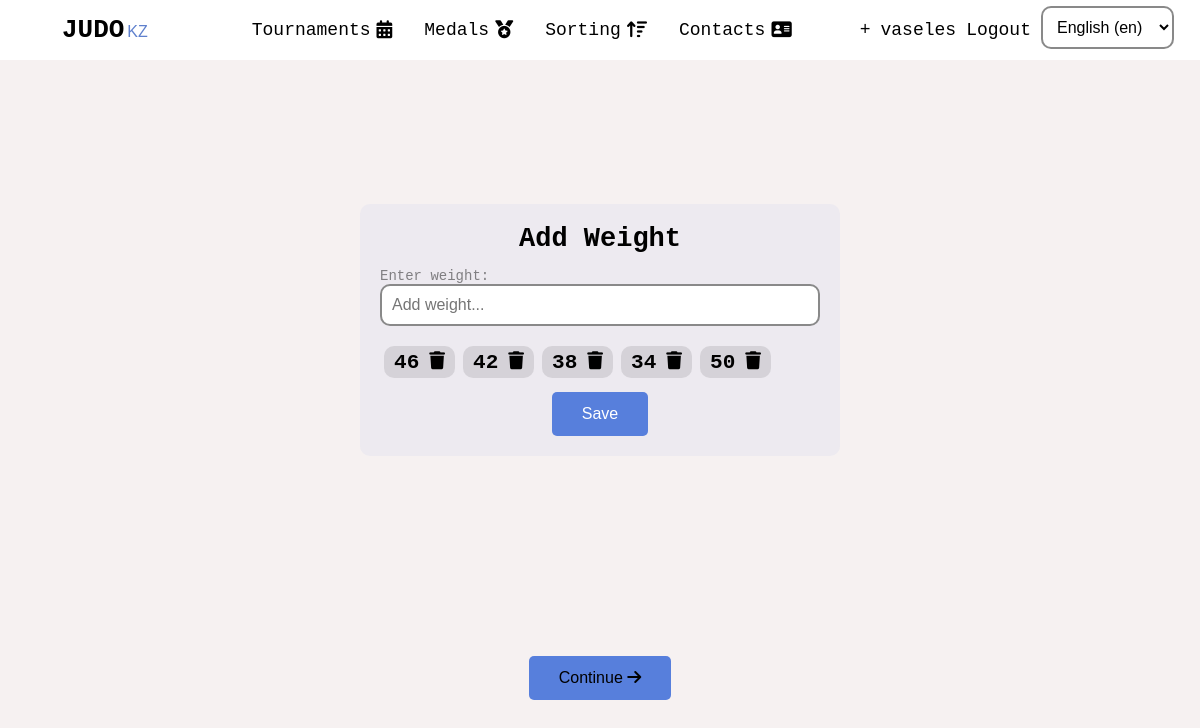
The app's page /en/tournaments/weight-categories/1/weight (signed in) with its own data.
### base/models.py (models this page shows, shortened)
class Weight(models.Model):
   name = models.CharField(max_length=10)

### base/views/tournaments.py (the view, shortened to what this page needs)
# urls.py: path('tournaments/weight-categories/<int:id>/weight', tournaments.weight_category_weight, name='weight_category_weight'),
@login_required(login_url='base:login')
def weight_category_weight(request, id):
   weight_category = WeightCategory.objects.get(id=id)
   context = {
      'weight_category': weight_category
   }
   return render(request, 'base/tournaments/weight_add.html', context)

### base/templates/base/tournaments/weight_add.html (shortened to what this page needs)
{% include 'main.html' %}
{% load static i18n %}
{% block title %}
   <link rel="stylesheet" href="{% static 'css/tournaments/weight_categories.css' %}">
{% endblock title %}
{% block content %}
  <div class="home add_weight">
   <div class="categories">
      <form action="" class="create__tournament" method="POST">
      <h2>{% trans 'Add Weight' %}</h2>
         <div class="form__component">
            <label for="">{% trans 'Enter weight' %}:</label>
            <input type="text" name="weight" placeholder="{% trans 'Add weight' %}..." class="input">
         </div>
         <div class="show__all__weight">
            {% for weight in weight_category.weight.all %}
               <span class="one__weight">
                  <h3>{{weight.name}}</h3>
                  <a href="{% url 'base:weight_category_weight_delete' weight_category.id weight.id %}" ><i class="fa-solid fa-trash"></i></a>
               </span>
            {% endfor %}
         </div>
         <button class="btn" >Save</button>
      </form>
   </div>
   <button
   class="btn btn--continue"
   >
      <a href="{% url 'base:weight_categories' %}" >Continue <i class="fa-solid fa-arrow-right"></i></a>
   </button>
  </div>
{% endblock content %}

### templates/header.html (shortened to what this page needs)
{% load static i18n  %}
<header>
   <a href="/" class="link-logo">
      <b>JUDO</b>
      <span>
         <span>KZ</span>
      </span>
   </a>
   <div class="header__center">
      <a href="{% url "base:show_tournaments" %}" class="link">
         {% trans 'Tournaments' %}
         <i class="fa-solid fa-calendar-days"></i>
      </a>
      <a href="{% url "base:show_tournaments" %}" class="link">
         {% trans 'Medals' %}
         <i class="fa-solid fa-medal"></i>
      </a>
      <a href="{% url "base:show_tournaments" %}" class="link">
         {% trans 'Sorting' %}
         <i class="fa-solid fa-arrow-up-wide-short"></i>
      </a>
      <a href="{% url "base:show_tournaments" %}" class="link">
         {% trans 'Contacts' %}
         <i class="fa-solid fa-address-card"></i>
      </a>
   </div>
   <div class="header__right">
      {% if request.user.is_authenticated  %}
      {% if request.user.profile.userType == 'Админ' or request.user.profile.userType == 'Секретарь' or request.user.is_superuser %}
         <a href="{% url "base:create_tournamets" %}" class="link">
            +
         </a>
      {% endif %}
   <a href="{% url 'base:show_profile' request.user.username %}" class="link">{{request.user.username}}</a>
   <a href="{% url 'base:logout' %}" class="link">
      {% trans 'Logout' %}
   </a>
{% else %}
   <a href="{% url 'base:registration' %}" class="link">{% trans 'Registration' %}</a>
   <a href="{% url 'base:login' %}" class="link">{% trans 'Login' %}</a>
{% endif %}
<form action="{% url 'set_language' %}" method="post" id="LanguageForm">{% csrf_token %}
   <select name="language" id="changeLanguage" >
       {% get_current_language as LANGUAGE_CODE %}
       {% get_available_languages as LANGUAGES %}
       {% get_language_info_list for LANGUAGES as languages %}
       {% for language in languages %}
           <option value="{{ language.code }}"{% if language.code == LANGUAGE_CODE %}
                   selected{% endif %}>
               {{ language.name_local }} ({{ language.code }})
           </option>
       {% endfor %}
   </select>
</form>
   </div>
</header>

### static/css/styles.css (style rules this page uses)
* { box-sizing: border-box; padding: 0; margin: 0; text-decoration: none; outline: none; }
body { background-color: var(--white); color: var(--black); font-size: 18px; font-family: monospace; overflow-x: hidden; }
header { display: flex; justify-content: space-around; align-items: center; width: 100%; height: 60px; background-color: #fff; }
.header__center { display: flex; justify-content: center; align-items: center; }
.header__center a { display: flex; justify-content: center; align-items: center; gap: 6px; transition: all .3s linear; height: 100%; padding: 22px 16px; border-radius: 0 0 5px 5px; }
.header__right { display: flex; justify-content: center; align-items: center; gap: 10px }
#changeLanguage { font-size: 16px; transition: all .3s linear; cursor: pointer; }
#changeLanguage option { cursor: pointer; }
.btn { font-size: 16px; padding: 13px 30px 13px; cursor: pointer; border: none; position: relative; background-color: rgba(0, 0, 0, 0); user-select: none; -webkit-user-select: none; touch-action: manipulation; background-color: var(--lightblue); color: white; border-radius: 5px; transition: all .3s linear; }
a { color: black }
.link { text-decoration: none; color: var(--black); transition: all .3s linear }
.link-logo { color: black; margin-left: 3vw; margin-right: 3vw }
.link-logo b { font-weight: bold; font-size: 26px; }
.link-logo span { font-size: 16px; margin-left: -4px; color: #5f80cd ; font-family:'Lucida Sans', 'Lucida Sans Regular', 'Lucida Grande', 'Lucida Sans Unicode', Geneva, Verdana, sans-serif; }
.form__component { display: flex; justify-content: center; align-items: start; flex-direction: column; width: 100%; }
.form__component label { font-size: 14px; color: rgb(20,20,20,.5); transition: all .3s linear; }
.form__component input, select, textarea { width: 100%; padding: 10px 10px; font-size: 16px; margin-bottom: 6px; min-width: 100%; background-color: #fff; border: 2px solid rgb(20,20,20,.5); border-radius: 10px; transition: all .3s linear; }
.form__component:focus input, label { border-color: #202020; }

### static/css/tournaments/weight_categories.css (style rules this page uses)
.categories { display: flex; justify-content: center; align-items: flex-start; width: 100%; padding: 10px; margin-top: 5%; gap: 20px; }
.create__tournament { width: 40%; }
.create__tournament { display: flex; justify-content: center; align-items: center; width: 100%; flex-direction: column; background-color: rgba(87, 127, 220, 0.06); max-width: 480px; padding: 20px; border-radius: 10px; }
.create__tournament h2 { margin-bottom: 14px; }
.add_weight { display: flex; justify-content: center; align-items: center; flex-direction: column; width: 100%; height: 60vh; }
.btn--continue { position: fixed; bottom: 100px; z-index: 10; }
.show__all__weight { margin: 10px 0 ; display: flex; justify-content: start; align-items: center; flex-wrap: wrap; width: 100%; }
.one__weight { padding: 4px 10px; background-color: rgb(0,0,0,.1); border-radius: 10px; display: flex; justify-content: center; align-items: center; gap: 10px; transition: all .3s linear; color: black; margin: 4px; }
.one__weight a { transition: all .3s linear; color: black; }

### static/css/variables.css (style rules this page uses)
:root { --white: #F6F1F1; --lightblue: #577fdc; --gold: #FBD46D; --black: #000000; }

### records on screen
Weight: name "46"
Weight: name "42"
Weight: name "38"
Weight: name "34"
Weight: name "50"

### other values on screen
{{ request.user.username }} "vaseles"
form field language "English (en)"
